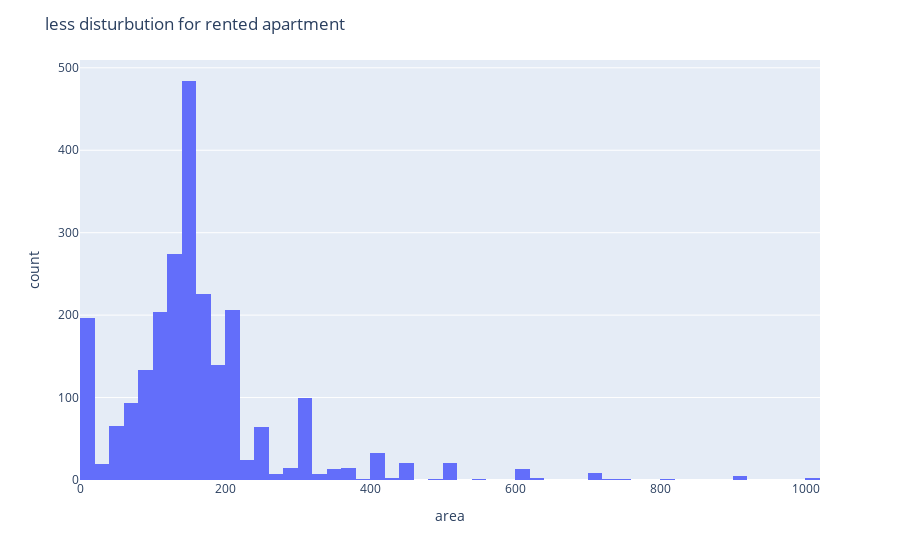

Notebook code cell kept with this figure:
### Code cell
fig = px.histogram(offMarket, x="area"  )

fig.update_layout(
    title="less disturbution for rented apartment "
    

        
    )
fig.show()

### Figure 1 — Plotly figure (JSON) as saved in the notebook; plotly's stock layout.template omitted (floating-point values rounded to 4 significant figures; data arrays with more than 128 entries replaced by an {"elided": "..."} marker saying what was removed)
{"data": [{"alignmentgroup": "True", "bingroup": "x", "hovertemplate": "area=%{x}<br>count=%{y}<extra></extra>", "legendgroup": "", "marker": {"color": "#636efa", "pattern": {"shape": ""}}, "name": "", "offsetgroup": "", "orientation": "v", "showlegend": false, "type": "histogram", "x": {"elided": "2402 int values"}, "xaxis": "x", "yaxis": "y"}], "layout": {"barmode": "relative", "legend": {"tracegroupgap": 0}, "margin": {"t": 60}, "title": {"text": "less disturbution for rented apartment "}, "xaxis": {"anchor": "y", "domain": [0, 1], "title": {"text": "area"}}, "yaxis": {"anchor": "x", "domain": [0, 1], "title": {"text": "count"}}}}
